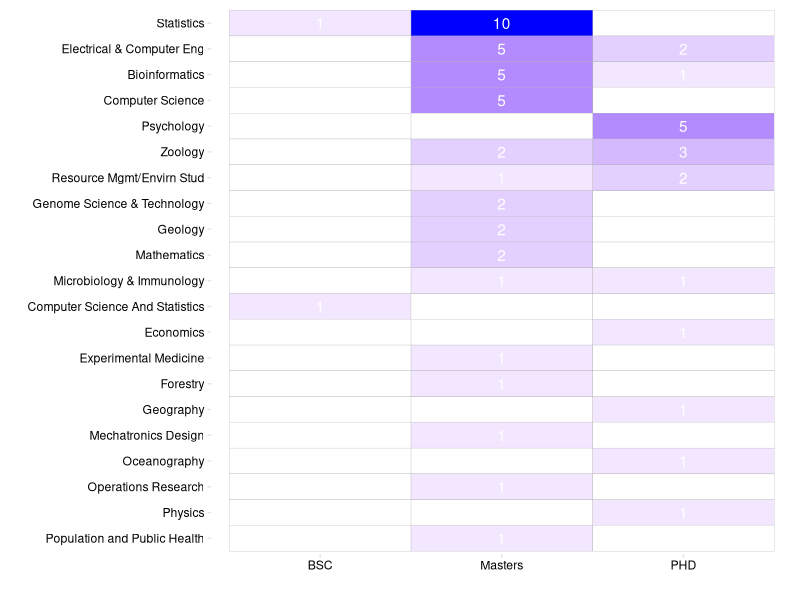
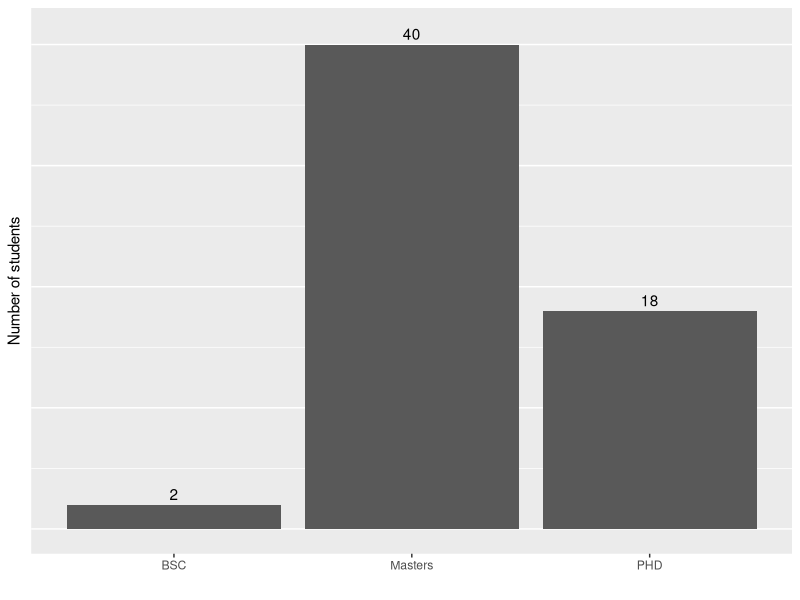
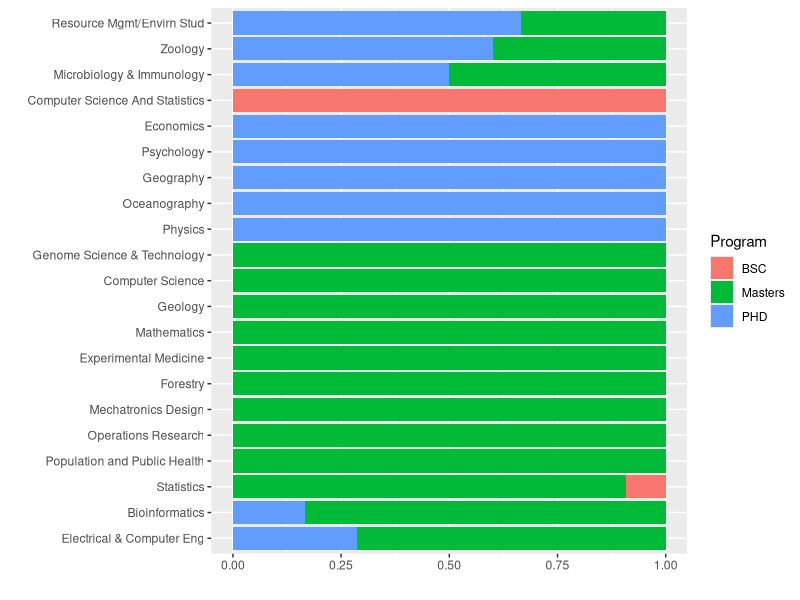

R code for these plots, in order: (Note: this script raises an error after producing the figures.)
## ---- chunk 1
knitr::opts_chunk$set(fig.align='center')
## ---- chunk 2
library(tidyr)
library(ggplot2)
library(grid)
library(plyr)

# setwd('_drafts/2015-09-25-stat545-enrollment/')
data <- read.delim('data/2015_STAT545_enrollment.csv', sep=",")
## ---- chunk 3
databysubject <- gather(data, Program, Count, -Subject)
ggplot(subset(databysubject, subset = (databysubject$Program != "Total")),
       aes(y=Subject, x=Program, fill=Count, label=Count)) +
  geom_tile(color="grey70") +
  geom_text(color="white") +
  xlab("") +
  ylab("") +
  scale_fill_gradient(low="white", high="blue") +
  #scale_y_discrete(limits = rev(levels(data$Subject))) +
  scale_y_discrete(limits = rev(as.character(data$Subject))) +
  guides(fill=FALSE) +
  theme(panel.background = element_blank(),
        panel.border = element_blank(),
        panel.grid.major = element_blank(),
        axis.ticks.margin = unit(c(0.1,-1), 'lines'),
        axis.ticks = element_line(colour="grey90"),
        axis.text = element_text(colour="black")
        )
## ---- chunk 4
databyprogram <- data.frame(Count=colSums(data[,c("BSC", "Masters", "PHD")]))
ggplot(databyprogram,
       aes(x=rownames(databyprogram), y=Count, label=Count)) +
  geom_bar(stat="identity") +
  geom_text(vjust=-0.4) +
  ylim(0, 41) +
  xlab("") +
  ylab("Number of students") +
  theme(panel.grid.major.x = element_blank(),
        axis.text.y = element_blank(),
        axis.ticks.y = element_blank()
        )
## ---- chunk 5
dnormS <- with(data, 
              cbind(Subject, 
                    data[,c("BSC", "Masters", "PHD")] / Total))
ord <- hclust(dist(data.frame(dnormS[,c("BSC", "Masters", "PHD")]), 
                   method="euclidean"),
              method="ward.D")$order

datanorm <- gather(dnormS, Program, Count, -Subject)

ggplot(datanorm, aes(x=Subject, y=Count, fill=Program)) +
  geom_bar(stat="identity") + 
  scale_x_discrete(limits = as.character(data$Subject)[ord]) +
  xlab("") +
  ylab("") +
  coord_flip() #+ theme(legend.position="top")
## ---- chunk 6
datanormP <- t(data[,c("BSC", "Masters", "PHD")])
datanormP <- datanormP / rowSums(datanormP)

colnames(datanormP) <- data$Subject
datanormP <- data.frame(Program=rownames(datanormP), datanormP)
datanormP <- datanormP[, order(names(datanormP), decreasing=TRUE)]

datanormP <- gather(datanormP, Program)
colnames(datanormP) <- c("Program", "Subject", "Value")

ggplot(datanormP, aes(x=Program, y=Value, fill=Subject)) +
  geom_bar(stat="identity", color="black") + 
  xlab("") +
  ylab("Proportion of students") + 
  ggtitle("Enrollment to STAT 545A") +
  scale_fill_discrete(guide = guide_legend(reverse=TRUE)) +
  theme(panel.border = element_blank(),
        panel.grid.major.y = element_blank(),
        panel.grid.minor = element_blank(),
        axis.ticks.x = element_line(colour="grey90"),
        axis.ticks.y = element_blank(),
        axis.text.y = element_blank()
        )
## ---- chunk 7
pastdata <- read.delim('data/STAT545-registered-students-all-time-anonymized.csv', 
                       sep=',', na.strings="")

pastdata$Program <- factor(pastdata$Program, exclude=NULL)
pastdata$year <- as.factor(pastdata$year)
## ---- chunk 8
ggplot(pastdata, aes(x=year, color=Gender)) + 
  geom_bar() + 
  xlab("") + 
  ylab("Number of enrolled students") +
  scale_color_discrete(guide = guide_legend(reverse=TRUE)) +
  theme(panel.grid.major.x = element_blank())
## ---- chunk 9
ggplot(pastdata, aes(x=Program, fill=Gender)) +
  geom_bar(subset=.(Gender=="Female")) +
  geom_bar(subset=.(Gender=="Male"), aes(y = ..count.. * (-1))) +
  scale_x_discrete(limits = rev(names(sort(table(pastdata$Program)))) ) + 
  scale_y_continuous(breaks=seq(-60,40,10), labels=abs(seq(-60,40,10))) +
  xlab("") +
  ylab("Enrollment by gender") +
  coord_flip() +
  theme(
    axis.text.y = element_text(colour="black")
  )
